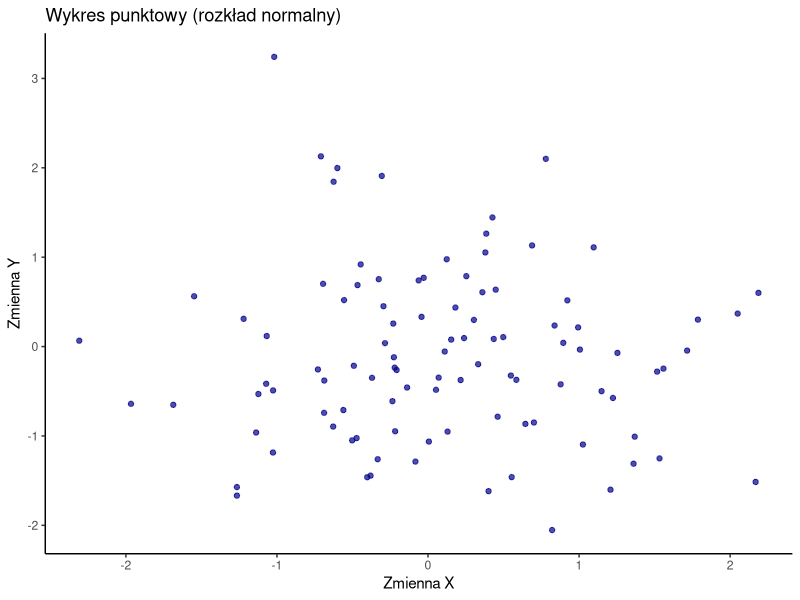
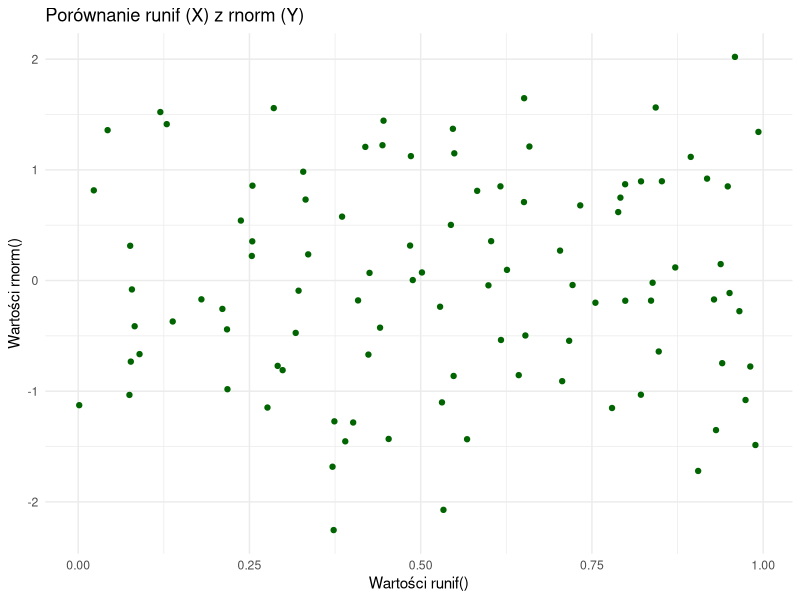
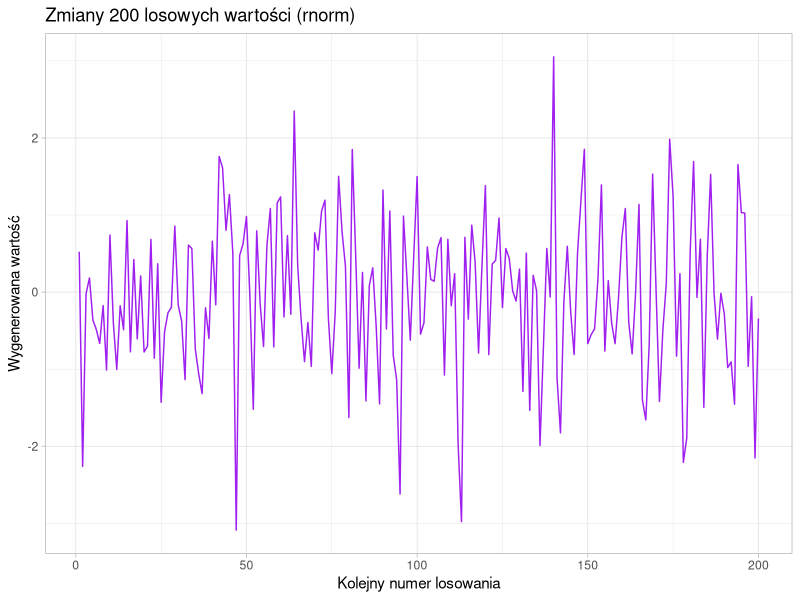
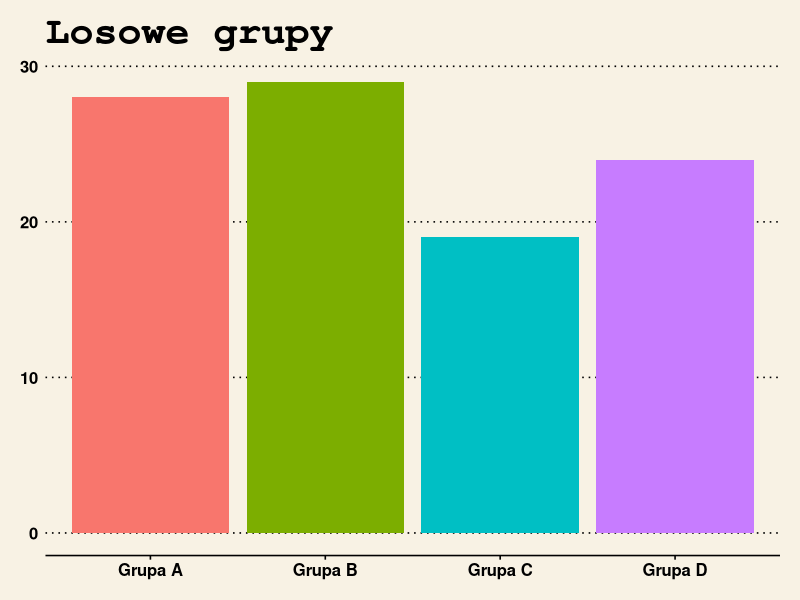

Generate these figures, in order, with R:
## ---- chunk 1
######NIE MODYFIKUJ
knitr::opts_chunk$set(echo = TRUE)
library(tidyverse)

## ---- chunk 2

####NAPISZ KOD TUTAJ

set.seed(123)

# Generujemy 100 punktów dla osi X i Y używając domyślnego rozkładu normalnego
dane_wykres1 <- tibble(
  x = rnorm(100),
  y = rnorm(100)
)

ggplot(dane_wykres1, aes(x = x, y = y)) +
  geom_point(color = "darkblue", alpha = 0.7) +
  theme_classic() +
  labs(
    title = "Wykres punktowy (rozkład normalny)",
    x = "Zmienna X",
    y = "Zmienna Y"
  )
## ---- chunk 3

####NAPISZ KOD TUTAJ
set.seed(456)

# Generujemy 100 liczb: runif domyślnie od 0 do 1, a rnorm domyślnie wokół zera
dane_wykres2 <- tibble(
  Rozklad_Jednostajny = runif(100),
  Rozklad_Normalny = rnorm(100)
)

ggplot(dane_wykres2, aes(x = Rozklad_Jednostajny, y = Rozklad_Normalny)) +
  geom_point(color = "darkgreen") +
  theme_minimal() +
  labs(
    title = "Porównanie runif (X) z rnorm (Y)",
    x = "Wartości runif()",
    y = "Wartości rnorm()"
  )

## ---- chunk 4

####NAPISZ KOD TUTAJ
set.seed(789)

# Oś X to indeksy (1 do 200), oś Y to losowe wartości normalne
dane_wykres3 <- tibble(
  Indeks = 1:200,
  Wartosc = rnorm(200)
)

ggplot(dane_wykres3, aes(x = Indeks, y = Wartosc)) +
  geom_line(color = "purple") +
  theme_light() +
  labs(
    title = "Zmiany 200 losowych wartości (rnorm)",
    x = "Kolejny numer losowania",
    y = "Wygenerowana wartość"
  )

## ---- chunk 5
#install.packages("ggthemes")
library(ggthemes)
####NAPISZ KOD TUTAJ
# Jeśli ggthemes nie chce się załadować przy Knitowaniu, 
# upewnij się, że masz je pobrane w konsoli (install.packages("ggthemes"))
library(ggthemes)
set.seed(101)

# Generujemy 100 losowych przydziałów do 4 typów grup
dane_wykres4 <- tibble(
  Grupa = sample(c("Grupa A", "Grupa B", "Grupa C", "Grupa D"), size = 100, replace = TRUE)
)

ggplot(dane_wykres4, aes(x = Grupa, fill = Grupa)) +
  geom_bar() +
  theme_wsj() + 
  theme(legend.position = "none") + # Usuwamy legendę, żeby wykres był czytelniejszy
  labs(
    title = "Losowe grupy",
    x = "Typ grupy",
    y = "Liczność"
  )
